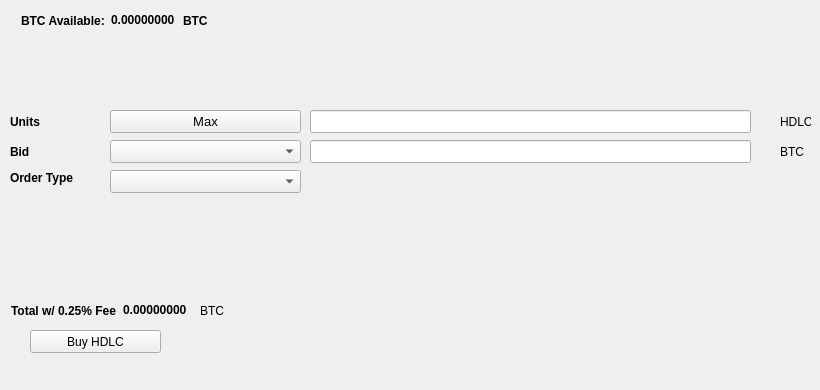
   <widget class="QWidget" name="BuyTab">
    <attribute name="title">
     <string>Buy</string>
    </attribute>
    <widget class="QPushButton" name="BuyHDLC">
     <property name="geometry">
      <rect>
       <x>30</x>
       <y>330</y>
       <width>131</width>
       <height>23</height>
      </rect>
     </property>
     <property name="text">
      <string>Buy HDLC</string>
     </property>
     <property name="icon">
      <iconset resource="../hodlcash.qrc">
       <normaloff>:/icons/bitcoin</normaloff>:/icons/bitcoin</iconset>
     </property>
    </widget>
    <widget class="QLabel" name="label_3">
     <property name="geometry">
      <rect>
       <x>10</x>
       <y>110</y>
       <width>46</width>
       <height>23</height>
      </rect>
     </property>
     <property name="font">
      <font>
       <weight>75</weight>
       <bold>true</bold>
      </font>
     </property>
     <property name="text">
      <string>Units</string>
     </property>
    </widget>
    <widget class="QLineEdit" name="UnitsInput">
     <property name="geometry">
      <rect>
       <x>310</x>
       <y>110</y>
       <width>441</width>
       <height>23</height>
      </rect>
     </property>
     <property name="font">
      <font>
       <pointsize>9</pointsize>
       <weight>75</weight>
       <bold>true</bold>
      </font>
     </property>
    </widget>
    <widget class="QLineEdit" name="BuyBidPriceEdit">
     <property name="geometry">
      <rect>
       <x>310</x>
       <y>140</y>
       <width>441</width>
       <height>23</height>
      </rect>
     </property>
     <property name="font">
      <font>
       <pointsize>9</pointsize>
       <weight>75</weight>
       <bold>true</bold>
      </font>
     </property>
    </widget>
    <widget class="QLabel" name="label_4">
     <property name="geometry">
      <rect>
       <x>780</x>
       <y>110</y>
       <width>31</width>
       <height>23</height>
      </rect>
     </property>
     <property name="text">
      <string>HDLC</string>
     </property>
    </widget>
    <widget class="QLabel" name="label_5">
     <property name="geometry">
      <rect>
       <x>780</x>
       <y>140</y>
       <width>31</width>
       <height>23</height>
      </rect>
     </property>
     <property name="text">
      <string>BTC</string>
     </property>
    </widget>
    <widget class="QLabel" name="label_6">
     <property name="geometry">
      <rect>
       <x>10</x>
       <y>140</y>
       <width>46</width>
       <height>23</height>
      </rect>
     </property>
     <property name="font">
      <font>
       <weight>75</weight>
       <bold>true</bold>
      </font>
     </property>
     <property name="text">
      <string>Bid</string>
     </property>
    </widget>
    <widget class="QLabel" name="label_7">
     <property name="geometry">
      <rect>
       <x>10</x>
       <y>170</y>
       <width>91</width>
       <height>16</height>
      </rect>
     </property>
     <property name="font">
      <font>
       <weight>75</weight>
       <bold>true</bold>
      </font>
     </property>
     <property name="text">
      <string>Order Type</string>
     </property>
    </widget>
    <widget class="QPushButton" name="Buy_Max_Amount">
     <property name="geometry">
      <rect>
       <x>110</x>
       <y>110</y>
       <width>191</width>
       <height>23</height>
      </rect>
     </property>
     <property name="font">
      <font>
       <pointsize>10</pointsize>
      </font>
     </property>
     <property name="text">
      <string>Max</string>
     </property>
    </widget>
    <widget class="QComboBox" name="BuyBidcomboBox">
     <property name="geometry">
      <rect>
       <x>110</x>
       <y>140</y>
       <width>191</width>
       <height>23</height>
      </rect>
     </property>
     <property name="font">
      <font>
       <pointsize>10</pointsize>
      </font>
     </property>
    </widget>
    <widget class="QComboBox" name="buyOrdertypeCombo">
     <property name="geometry">
      <rect>
       <x>110</x>
       <y>170</y>
       <width>191</width>
       <height>23</height>
      </rect>
     </property>
     <property name="font">
      <font>
       <pointsize>10</pointsize>
      </font>
     </property>
    </widget>
    <widget class="QWidget" name="layoutWidget1">
     <property name="geometry">
      <rect>
       <x>21</x>
       <y>11</y>
       <width>227</width>
       <height>19</height>
      </rect>
     </property>
     <layout class="QHBoxLayout" name="horizontalLayout_3">
      <item>
       <widget class="QLabel" name="label232">
        <property name="font">
         <font>
          <weight>75</weight>
          <bold>true</bold>
         </font>
        </property>
        <property name="text">
         <string>BTC Available:</string>
        </property>
       </widget>
      </item>
      <item>
       <widget class="QLabel" name="BtcAvailableLbl">
        <property name="palette">
         <palette>
          <active>
           <colorrole role="WindowText">
            <brush brushstyle="SolidPattern">
             <color alpha="255">
              <red>0</red>
              <green>0</green>
              <blue>0</blue>
             </color>
            </brush>
           </colorrole>
           <colorrole role="Button">
            <brush brushstyle="SolidPattern">
             <color alpha="255">
              <red>0</red>
              <green>170</green>
              <blue>0</blue>
             </color>
            </brush>
           </colorrole>
           <colorrole role="Light">
            <brush brushstyle="SolidPattern">
             <color alpha="255">
              <red>0</red>
              <green>255</green>
              <blue>0</blue>
             </color>
            </brush>
           </colorrole>
           <colorrole role="Midlight">
            <brush brushstyle="SolidPattern">
             <color alpha="255">
              <red>0</red>
              <green>212</green>
              <blue>0</blue>
             </color>
            </brush>
           </colorrole>
           <colorrole role="Dark">
            <brush brushstyle="SolidPattern">
             <color alpha="255">
              <red>0</red>
              <green>85</green>
              <blue>0</blue>
             </color>
            </brush>
           </colorrole>
           <colorrole role="Mid">
            <brush brushstyle="SolidPattern">
             <color alpha="255">
              <red>0</red>
              <green>113</green>
              <blue>0</blue>
             </color>
            </brush>
           </colorrole>
           <colorrole role="Text">
            <brush brushstyle="SolidPattern">
             <color alpha="255">
              <red>0</red>
              <green>170</green>
              <blue>0</blue>
             </color>
            </brush>
           </colorrole>
           <colorrole role="BrightText">
            <brush brushstyle="SolidPattern">
             <color alpha="255">
              <red>255</red>
              <green>255</green>
              <blue>255</blue>
             </color>
            </brush>
           </colorrole>
           <colorrole role="ButtonText">
            <brush brushstyle="SolidPattern">
             <color alpha="255">
              <red>0</red>
              <green>0</green>
              <blue>0</blue>
             </color>
            </brush>
           </colorrole>
           <colorrole role="Base">
            <brush brushstyle="SolidPattern">
             <color alpha="255">
              <red>255</red>
              <green>255</green>
              <blue>255</blue>
             </color>
            </brush>
           </colorrole>
           <colorrole role="Window">
            <brush brushstyle="SolidPattern">
             <color alpha="255">
              <red>0</red>
              <green>170</green>
              <blue>0</blue>
             </color>
            </brush>
           </colorrole>
           <colorrole role="Shadow">
            <brush brushstyle="SolidPattern">
             <color alpha="255">
              <red>0</red>
              <green>0</green>
              <blue>0</blue>
             </color>
            </brush>
           </colorrole>
           <colorrole role="AlternateBase">
            <brush brushstyle="SolidPattern">
             <color alpha="255">
              <red>127</red>
              <green>212</green>
              <blue>127</blue>
             </color>
            </brush>
           </colorrole>
           <colorrole role="ToolTipBase">
            <brush brushstyle="SolidPattern">
             <color alpha="255">
              <red>255</red>
              <green>255</green>
              <blue>220</blue>
             </color>
            </brush>
           </colorrole>
           <colorrole role="ToolTipText">
            <brush brushstyle="SolidPattern">
             <color alpha="255">
              <red>0</red>
              <green>0</green>
              <blue>0</blue>
             </color>
            </brush>
           </colorrole>
          </active>
          <inactive>
           <colorrole role="WindowText">
            <brush brushstyle="SolidPattern">
             <color alpha="255">
              <red>0</red>
              <green>0</green>
              <blue>0</blue>
             </color>
            </brush>
           </colorrole>
           <colorrole role="Button">
            <brush brushstyle="SolidPattern">
             <color alpha="255">
              <red>0</red>
              <green>170</green>
              <blue>0</blue>
             </color>
            </brush>
           </colorrole>
           <colorrole role="Light">
            <brush brushstyle="SolidPattern">
             <color alpha="255">
              <red>0</red>
              <green>255</green>
              <blue>0</blue>
             </color>
            </brush>
           </colorrole>
           <colorrole role="Midlight">
            <brush brushstyle="SolidPattern">
             <color alpha="255">
              <red>0</red>
              <green>212</green>
              <blue>0</blue>
             </color>
            </brush>
           </colorrole>
           <colorrole role="Dark">
            <brush brushstyle="SolidPattern">
             <color alpha="255">
              <red>0</red>
              <green>85</green>
              <blue>0</blue>
             </color>
            </brush>
           </colorrole>
           <colorrole role="Mid">
            <brush brushstyle="SolidPattern">
             <color alpha="255">
              <red>0</red>
              <green>113</green>
              <blue>0</blue>
             </color>
            </brush>
           </colorrole>
           <colorrole role="Text">
            <brush brushstyle="SolidPattern">
             <color alpha="255">
              <red>0</red>
              <green>170</green>
              <blue>0</blue>
             </color>
            </brush>
           </colorrole>
           <colorrole role="BrightText">
            <brush brushstyle="SolidPattern">
             <color alpha="255">
              <red>255</red>
              <green>255</green>
              <blue>255</blue>
             </color>
            </brush>
           </colorrole>
           <colorrole role="ButtonText">
            <brush brushstyle="SolidPattern">
             <color alpha="255">
              <red>0</red>
              <green>0</green>
              <blue>0</blue>
             </color>
            </brush>
           </colorrole>
           <colorrole role="Base">
            <brush brushstyle="SolidPattern">
             <color alpha="255">
              <red>255</red>
              <green>255</green>
              <blue>255</blue>
             </color>
            </brush>
           </colorrole>
           <colorrole role="Window">
            <brush brushstyle="SolidPattern">
             <color alpha="255">
              <red>0</red>
              <green>170</green>
              <blue>0</blue>
             </color>
            </brush>
           </colorrole>
           <colorrole role="Shadow">
            <brush brushstyle="SolidPattern">
             <color alpha="255">
              <red>0</red>
              <green>0</green>
              <blue>0</blue>
             </color>
            </brush>
           </colorrole>
           <colorrole role="AlternateBase">
            <brush brushstyle="SolidPattern">
             <color alpha="255">
              <red>127</red>
              <green>212</green>
              <blue>127</blue>
             </color>
            </brush>
           </colorrole>
           <colorrole role="ToolTipBase">
            <brush brushstyle="SolidPattern">
             <color alpha="255">
              <red>255</red>
              <green>255</green>
              <blue>220</blue>
             </color>
            </brush>
           </colorrole>
           <colorrole role="ToolTipText">
            <brush brushstyle="SolidPattern">
             <color alpha="255">
              <red>0</red>
              <green>0</green>
              <blue>0</blue>
             </color>
            </brush>
           </colorrole>
          </inactive>
          <disabled>
           <colorrole role="WindowText">
            <brush brushstyle="SolidPattern">
             <color alpha="255">
              <red>0</red>
              <green>85</green>
              <blue>0</blue>
             </color>
            </brush>
           </colorrole>
           <colorrole role="Button">
            <brush brushstyle="SolidPattern">
             <color alpha="255">
              <red>0</red>
              <green>170</green>
              <blue>0</blue>
             </color>
            </brush>
           </colorrole>
           <colorrole role="Light">
            <brush brushstyle="SolidPattern">
             <color alpha="255">
              <red>0</red>
              <green>255</green>
              <blue>0</blue>
             </color>
            </brush>
           </colorrole>
           <colorrole role="Midlight">
            <brush brushstyle="SolidPattern">
             <color alpha="255">
              <red>0</red>
              <green>212</green>
              <blue>0</blue>
             </color>
            </brush>
           </colorrole>
           <colorrole role="Dark">
            <brush brushstyle="SolidPattern">
             <color alpha="255">
              <red>0</red>
              <green>85</green>
              <blue>0</blue>
             </color>
            </brush>
           </colorrole>
           <colorrole role="Mid">
            <brush brushstyle="SolidPattern">
             <color alpha="255">
              <red>0</red>
              <green>113</green>
              <blue>0</blue>
             </color>
            </brush>
           </colorrole>
           <colorrole role="Text">
            <brush brushstyle="SolidPattern">
             <color alpha="255">
              <red>0</red>
              <green>85</green>
              <blue>0</blue>
             </color>
            </brush>
           </colorrole>
           <colorrole role="BrightText">
            <brush brushstyle="SolidPattern">
             <color alpha="255">
              <red>255</red>
              <green>255</green>
              <blue>255</blue>
             </color>
            </brush>
           </colorrole>
           <colorrole role="ButtonText">
            <brush brushstyle="SolidPattern">
             <color alpha="255">
              <red>0</red>
              <green>85</green>
              <blue>0</blue>
             </color>
            </brush>
           </colorrole>
           <colorrole role="Base">
            <brush brushstyle="SolidPattern">
             <color alpha="255">
              <red>0</red>
              <green>170</green>
              <blue>0</blue>
             </color>
            </brush>
           </colorrole>
           <colorrole role="Window">
            <brush brushstyle="SolidPattern">
             <color alpha="255">
              <red>0</red>
              <green>170</green>
              <blue>0</blue>
             </color>
            </brush>
           </colorrole>
           <colorrole role="Shadow">
            <brush brushstyle="SolidPattern">
             <color alpha="255">
              <red>0</red>
              <green>0</green>
              <blue>0</blue>
             </color>
            </brush>
           </colorrole>
           <colorrole role="AlternateBase">
            <brush brushstyle="SolidPattern">
             <color alpha="255">
              <red>0</red>
              <green>170</green>
              <blue>0</blue>
             </color>
            </brush>
           </colorrole>
           <colorrole role="ToolTipBase">
            <brush brushstyle="SolidPattern">
             <color alpha="255">
              <red>255</red>
              <green>255</green>
              <blue>220</blue>
             </color>
            </brush>
           </colorrole>
           <colorrole role="ToolTipText">
            <brush brushstyle="SolidPattern">
             <color alpha="255">
              <red>0</red>
              <green>0</green>
              <blue>0</blue>
             </color>
            </brush>
           </colorrole>
          </disabled>
         </palette>
        </property>
        <property name="font">
         <font>
          <weight>75</weight>
          <bold>true</bold>
         </font>
        </property>
        <property name="text">
         <string>0.00000000</string>
        </property>
        <property name="textInteractionFlags">
         <set>Qt::LinksAccessibleByMouse|Qt::TextSelectableByKeyboard|Qt::TextSelectableByMouse</set>
        </property>
       </widget>
      </item>
      <item>
       <widget class="QLabel" name="BtcAvailableLbl_2">
        <property name="font">
         <font>
          <weight>75</weight>
          <bold>true</bold>
         </font>
        </property>
        <property name="text">
         <string>BTC</string>
        </property>
       </widget>
      </item>
     </layout>
    </widget>
    <widget class="QWidget" name="layoutWidge2">
     <property name="geometry">
      <rect>
       <x>11</x>
       <y>301</y>
       <width>259</width>
       <height>19</height>
      </rect>
     </property>
     <layout class="QHBoxLayout" name="horizontalLayout_4">
      <item>
       <widget class="QLabel" name="label_9">
        <property name="font">
         <font>
          <weight>75</weight>
          <bold>true</bold>
         </font>
        </property>
        <property name="text">
         <string>Total w/ 0.25% Fee</string>
        </property>
       </widget>
      </item>
      <item>
       <widget class="QLabel" name="BuyCostLabel">
        <property name="palette">
         <palette>
          <active>
           <colorrole role="WindowText">
            <brush brushstyle="SolidPattern">
             <color alpha="255">
              <red>0</red>
              <green>0</green>
              <blue>0</blue>
             </color>
            </brush>
           </colorrole>
           <colorrole role="Button">
            <brush brushstyle="SolidPattern">
             <color alpha="255">
              <red>0</red>
              <green>170</green>
              <blue>0</blue>
             </color>
            </brush>
           </colorrole>
           <colorrole role="Light">
            <brush brushstyle="SolidPattern">
             <color alpha="255">
              <red>0</red>
              <green>255</green>
              <blue>0</blue>
             </color>
            </brush>
           </colorrole>
           <colorrole role="Midlight">
            <brush brushstyle="SolidPattern">
             <color alpha="255">
              <red>0</red>
              <green>212</green>
              <blue>0</blue>
             </color>
            </brush>
           </colorrole>
           <colorrole role="Dark">
            <brush brushstyle="SolidPattern">
             <color alpha="255">
              <red>0</red>
              <green>85</green>
              <blue>0</blue>
             </color>
            </brush>
           </colorrole>
           <colorrole role="Mid">
            <brush brushstyle="SolidPattern">
             <color alpha="255">
              <red>0</red>
              <green>113</green>
              <blue>0</blue>
             </color>
            </brush>
           </colorrole>
           <colorrole role="Text">
            <brush brushstyle="SolidPattern">
             <color alpha="255">
              <red>0</red>
              <green>170</green>
              <blue>0</blue>
             </color>
            </brush>
           </colorrole>
           <colorrole role="BrightText">
            <brush brushstyle="SolidPattern">
             <color alpha="255">
              <red>255</red>
              <green>255</green>
              <blue>255</blue>
             </color>
            </brush>
           </colorrole>
           <colorrole role="ButtonText">
            <brush brushstyle="SolidPattern">
             <color alpha="255">
              <red>0</red>
              <green>0</green>
              <blue>0</blue>
             </color>
            </brush>
           </colorrole>
           <colorrole role="Base">
            <brush brushstyle="SolidPattern">
             <color alpha="255">
              <red>255</red>
              <green>255</green>
              <blue>255</blue>
             </color>
            </brush>
           </colorrole>
           <colorrole role="Window">
            <brush brushstyle="SolidPattern">
             <color alpha="255">
              <red>0</red>
              <green>170</green>
              <blue>0</blue>
             </color>
            </brush>
           </colorrole>
           <colorrole role="Shadow">
            <brush brushstyle="SolidPattern">
             <color alpha="255">
              <red>0</red>
              <green>0</green>
              <blue>0</blue>
             </color>
            </brush>
           </colorrole>
           <colorrole role="AlternateBase">
            <brush brushstyle="SolidPattern">
             <color alpha="255">
              <red>127</red>
              <green>212</green>
              <blue>127</blue>
             </color>
            </brush>
           </colorrole>
           <colorrole role="ToolTipBase">
            <brush brushstyle="SolidPattern">
             <color alpha="255">
              <red>255</red>
              <green>255</green>
              <blue>220</blue>
             </color>
            </brush>
           </colorrole>
           <colorrole role="ToolTipText">
            <brush brushstyle="SolidPattern">
             <color alpha="255">
              <red>0</red>
              <green>0</green>
              <blue>0</blue>
             </color>
            </brush>
           </colorrole>
          </active>
          <inactive>
           <colorrole role="WindowText">
            <brush brushstyle="SolidPattern">
             <color alpha="255">
              <red>0</red>
              <green>0</green>
              <blue>0</blue>
             </color>
            </brush>
           </colorrole>
           <colorrole role="Button">
            <brush brushstyle="SolidPattern">
             <color alpha="255">
              <red>0</red>
              <green>170</green>
              <blue>0</blue>
             </color>
            </brush>
           </colorrole>
           <colorrole role="Light">
            <brush brushstyle="SolidPattern">
             <color alpha="255">
              <red>0</red>
              <green>255</green>
              <blue>0</blue>
             </color>
            </brush>
           </colorrole>
           <colorrole role="Midlight">
            <brush brushstyle="SolidPattern">
             <color alpha="255">
              <red>0</red>
              <green>212</green>
              <blue>0</blue>
             </color>
            </brush>
           </colorrole>
           <colorrole role="Dark">
            <brush brushstyle="SolidPattern">
             <color alpha="255">
              <red>0</red>
              <green>85</green>
              <blue>0</blue>
             </color>
            </brush>
           </colorrole>
           <colorrole role="Mid">
            <brush brushstyle="SolidPattern">
             <color alpha="255">
              <red>0</red>
              <green>113</green>
              <blue>0</blue>
             </color>
            </brush>
           </colorrole>
           <colorrole role="Text">
            <brush brushstyle="SolidPattern">
             <color alpha="255">
              <red>0</red>
              <green>170</green>
              <blue>0</blue>
             </color>
            </brush>
           </colorrole>
           <colorrole role="BrightText">
            <brush brushstyle="SolidPattern">
             <color alpha="255">
              <red>255</red>
              <green>255</green>
              <blue>255</blue>
             </color>
            </brush>
           </colorrole>
           <colorrole role="ButtonText">
            <brush brushstyle="SolidPattern">
             <color alpha="255">
              <red>0</red>
              <green>0</green>
              <blue>0</blue>
             </color>
            </brush>
           </colorrole>
           <colorrole role="Base">
            <brush brushstyle="SolidPattern">
             <color alpha="255">
              <red>255</red>
              <green>255</green>
              <blue>255</blue>
             </color>
            </brush>
           </colorrole>
           <colorrole role="Window">
            <brush brushstyle="SolidPattern">
             <color alpha="255">
              <red>0</red>
              <green>170</green>
              <blue>0</blue>
             </color>
            </brush>
           </colorrole>
           <colorrole role="Shadow">
            <brush brushstyle="SolidPattern">
             <color alpha="255">
              <red>0</red>
              <green>0</green>
              <blue>0</blue>
             </color>
            </brush>
           </colorrole>
           <colorrole role="AlternateBase">
            <brush brushstyle="SolidPattern">
             <color alpha="255">
              <red>127</red>
              <green>212</green>
              <blue>127</blue>
             </color>
            </brush>
           </colorrole>
           <colorrole role="ToolTipBase">
            <brush brushstyle="SolidPattern">
             <color alpha="255">
              <red>255</red>
              <green>255</green>
              <blue>220</blue>
             </color>
            </brush>
           </colorrole>
           <colorrole role="ToolTipText">
            <brush brushstyle="SolidPattern">
             <color alpha="255">
              <red>0</red>
              <green>0</green>
              <blue>0</blue>
             </color>
            </brush>
           </colorrole>
          </inactive>
          <disabled>
           <colorrole role="WindowText">
            <brush brushstyle="SolidPattern">
             <color alpha="255">
              <red>0</red>
              <green>85</green>
              <blue>0</blue>
             </color>
            </brush>
           </colorrole>
           <colorrole role="Button">
            <brush brushstyle="SolidPattern">
             <color alpha="255">
              <red>0</red>
              <green>170</green>
              <blue>0</blue>
             </color>
            </brush>
           </colorrole>
           <colorrole role="Light">
            <brush brushstyle="SolidPattern">
             <color alpha="255">
              <red>0</red>
              <green>255</green>
              <blue>0</blue>
             </color>
            </brush>
           </colorrole>
           <colorrole role="Midlight">
            <brush brushstyle="SolidPattern">
             <color alpha="255">
              <red>0</red>
              <green>212</green>
              <blue>0</blue>
             </color>
            </brush>
           </colorrole>
           <colorrole role="Dark">
            <brush brushstyle="SolidPattern">
             <color alpha="255">
              <red>0</red>
              <green>85</green>
              <blue>0</blue>
             </color>
            </brush>
           </colorrole>
           <colorrole role="Mid">
            <brush brushstyle="SolidPattern">
             <color alpha="255">
              <red>0</red>
              <green>113</green>
              <blue>0</blue>
             </color>
            </brush>
           </colorrole>
           <colorrole role="Text">
            <brush brushstyle="SolidPattern">
             <color alpha="255">
              <red>0</red>
              <green>85</green>
              <blue>0</blue>
             </color>
            </brush>
           </colorrole>
           <colorrole role="BrightText">
            <brush brushstyle="SolidPattern">
             <color alpha="255">
              <red>255</red>
              <green>255</green>
              <blue>255</blue>
             </color>
            </brush>
           </colorrole>
           <colorrole role="ButtonText">
            <brush brushstyle="SolidPattern">
             <color alpha="255">
              <red>0</red>
              <green>85</green>
              <blue>0</blue>
             </color>
            </brush>
           </colorrole>
           <colorrole role="Base">
            <brush brushstyle="SolidPattern">
             <color alpha="255">
              <red>0</red>
              <green>170</green>
              <blue>0</blue>
             </color>
            </brush>
           </colorrole>
           <colorrole role="Window">
            <brush brushstyle="SolidPattern">
             <color alpha="255">
              <red>0</red>
              <green>170</green>
              <blue>0</blue>
             </color>
            </brush>
           </colorrole>
           <colorrole role="Shadow">
            <brush brushstyle="SolidPattern">
             <color alpha="255">
              <red>0</red>
              <green>0</green>
              <blue>0</blue>
             </color>
            </brush>
           </colorrole>
           <colorrole role="AlternateBase">
            <brush brushstyle="SolidPattern">
             <color alpha="255">
              <red>0</red>
              <green>170</green>
              <blue>0</blue>
             </color>
            </brush>
           </colorrole>
           <colorrole role="ToolTipBase">
            <brush brushstyle="SolidPattern">
             <color alpha="255">
              <red>255</red>
              <green>255</green>
              <blue>220</blue>
             </color>
            </brush>
           </colorrole>
           <colorrole role="ToolTipText">
            <brush brushstyle="SolidPattern">
             <color alpha="255">
              <red>0</red>
              <green>0</green>
              <blue>0</blue>
             </color>
            </brush>
           </colorrole>
          </disabled>
         </palette>
        </property>
        <property name="font">
         <font>
          <weight>75</weight>
          <bold>true</bold>
         </font>
        </property>
        <property name="autoFillBackground">
         <bool>false</bool>
        </property>
        <property name="text">
         <string>0.00000000</string>
        </property>
        <property name="textInteractionFlags">
         <set>Qt::LinksAccessibleByMouse|Qt::TextSelectableByMouse</set>
        </property>
       </widget>
      </item>
      <item>
       <widget class="QLabel" name="label_10">
        <property name="font">
         <font>
          <weight>50</weight>
          <bold>false</bold>
         </font>
        </property>
        <property name="text">
         <string>BTC</string>
        </property>
       </widget>
      </item>
     </layout>
    </widget>
    <widget class="QLabel" name="label_24">
     <property name="geometry">
      <rect>
       <x>460</x>
       <y>300</y>
       <width>281</width>
       <height>81</height>
      </rect>
     </property>
     <property name="text">
      <string/>
     </property>
     <property name="pixmap">
      <pixmap>:/images/bittrex</pixmap>
     </property>
    </widget>
   </widget>
